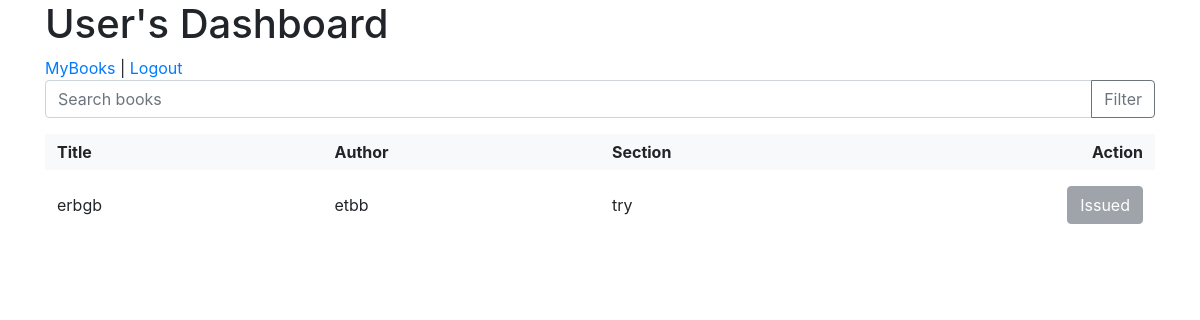
/user_dashboard (signed in), run on an earlier commit of the app's database.
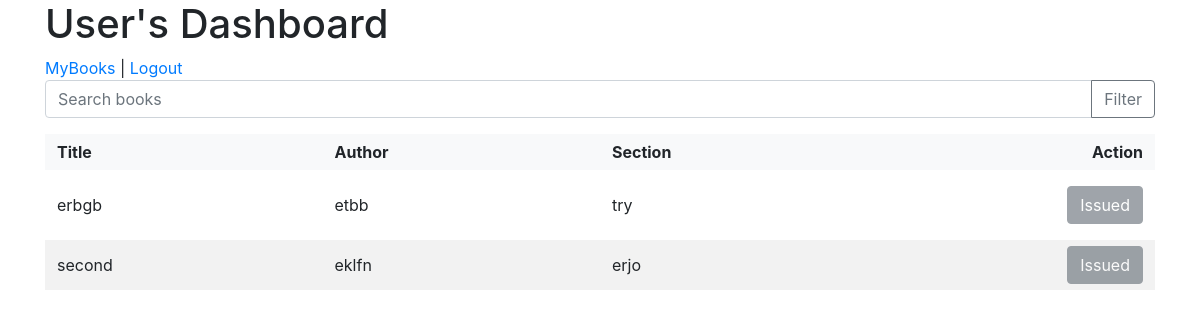
And on a later commit of the database.
### app.py (models this page shows)
class Book(db.Model):
    id = db.Column(db.Integer, primary_key=True)
    title = db.Column(db.String(150), nullable=False)
    author = db.Column(db.String(100), nullable=False)
    pdf_file = db.Column(db.String(200))
    section_id = db.Column(db.Integer, db.ForeignKey('section.id'), nullable=False)
    section = db.relationship('Section', back_populates='books')
    issues = db.relationship('Issue', backref='book', lazy='dynamic')

class Section(db.Model):
    id = db.Column(db.Integer, primary_key=True)
    title = db.Column(db.String(100), nullable=False)
    date_created = db.Column(db.DateTime, default=datetime.now, nullable=False)
    description = db.Column(db.String(500), nullable=True)
    user_id = db.Column(db.Integer, db.ForeignKey('user.id'))
    books = db.relationship('Book', back_populates='section')
    issues = db.relationship('Issue', backref='section', lazy='dynamic')

### app.py (the view)
@app.route('/user_dashboard', methods=['GET'])
def user_dashboard():
    if 'user_id' not in session:
        return redirect(url_for('user_login'))
    user_id = session['user_id']
    query = request.args.get('query')  # Get the search query from URL parameters for GET request
    user_issues = Issue.query.filter_by(user_id=user_id).all()
    requested_book_ids = [issue.book_id for issue in user_issues if issue.status == 'requested']
    issued_book_ids = [issue.book_id for issue in user_issues if issue.status == 'issued']
    if query:
        books = Book.query.filter(Book.title.contains(query)).all()
    else:
        books = Book.query.all()
    return render_template(
        'user_dashboard.html',
        books=books,
        requested_book_ids=requested_book_ids,
        issued_book_ids=issued_book_ids
    )

### templates/user_dashboard.html (shortened to what this page needs)
<!DOCTYPE html>
<html lang="en">
<head>
    <link rel="stylesheet" href="https://stackpath.bootstrapcdn.com/bootstrap/4.3.1/css/bootstrap.min.css">
</head>
<body>
<div class="container">
    <h1>User's Dashboard</h1>
    <nav>
        <a href="{{ url_for('user_mybooks') }}">MyBooks</a> |
        <a href="{{ url_for('logout') }}">Logout</a>
    </nav>
    <form action="{{ url_for('user_dashboard') }}" method="GET" class="input-group mb-3">
        <input type="text" class="form-control" placeholder="Search books" aria-label="Search" name="query">
        <div class="input-group-append">
            <button class="btn btn-outline-secondary" type="submit">Filter</button>
        </div>
    </form>
    <div class="book-header">
        <div class="book-title">Title</div>
        <div class="book-author">Author</div>
        <div class="book-section">Section</div>
        <div class="book-action">Action</div>
    </div>
    {% for book in books %}
    <div class="book-entry">
        <div class="book-title">
            {{ book.title }}
        </div>
        <div class="book-author">
            {{ book.author }}
        </div>
        <div class="book-section">
            {{ book.section.title }}
        </div>
        <div class="book-action col-sm-4 text-right">
            {% if book.id in issued_book_ids %}
                <button class="btn btn-secondary" disabled>Issued</button>
            {% elif book.id in requested_book_ids %}
                <button class="btn btn-secondary" disabled>Requested</button>
            {% else %}
                <form action="{{ url_for('request_book', book_id=book.id) }}" method="post" class="d-inline">
                    <button type="submit" class="btn btn-success">Request</button>
                </form>
            {% endif %}
        </div>
    </div>
    {% else %}
    <p>No books available.</p>
    {% endfor %}
</body>
</html>

What changed in the data, as far as the page shows it:
added Book: title "second", author "eklfn", section "erjo", shows "Issued"
